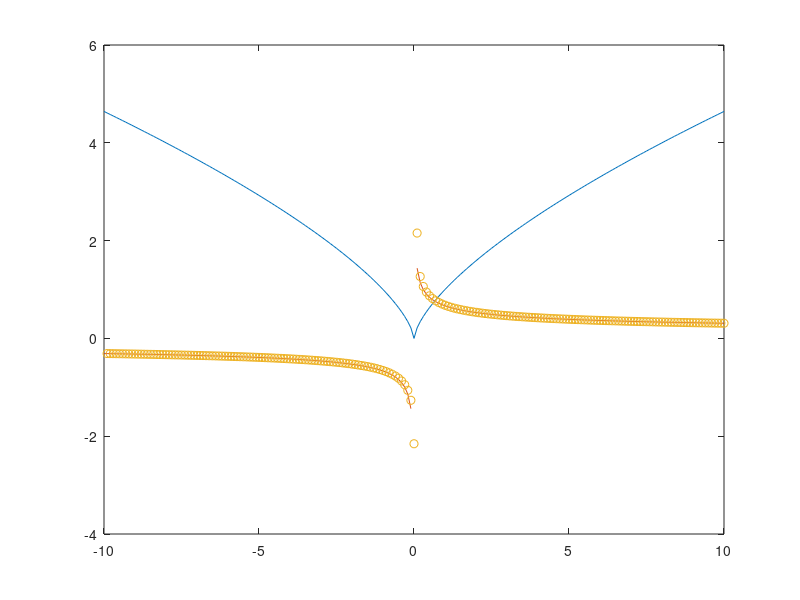

This chart was generated by the following MATLAB code:
clear all; clc; clf;
f = @(x) (x.^2).^(1/3);
f_d = @(x) (2/3)*nthroot(1./x, 3);
i = -10:0.1:10;

f_deriv = diff(f(i))./diff(i);

plot(i, f(i), i, f_d(i), i(2:end), f_deriv, 'o')